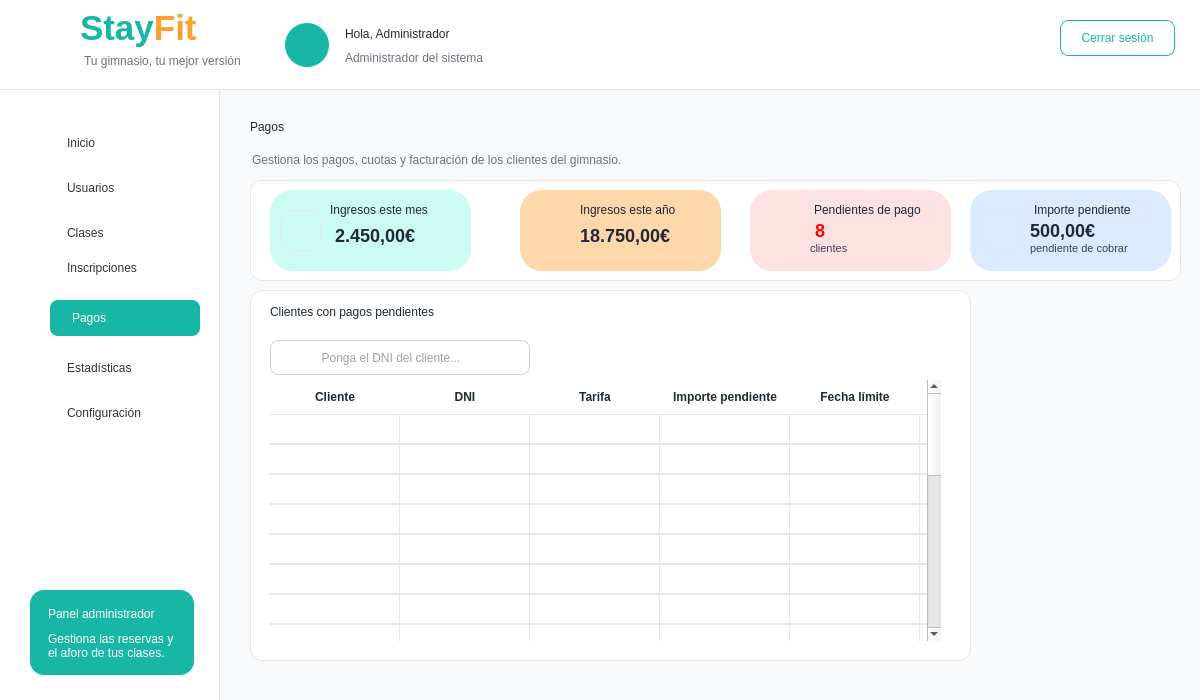
<?xml version="1.0" encoding="UTF-8"?>
<ui version="4.0">
 <class>MainWindow</class>
 <widget class="QMainWindow" name="MainWindow">
  <property name="geometry">
   <rect>
    <x>0</x>
    <y>0</y>
    <width>1200</width>
    <height>700</height>
   </rect>
  </property>
  <property name="windowTitle">
   <string>StayFit - Inscripciones Administrador</string>
  </property>
  <property name="styleSheet">
   <string notr="true">
QMainWindow { background-color: #F7F9FA; }
QLabel { background: transparent; color: #1F2937; font-family: &quot;Segoe UI&quot;; }
QPushButton { font-family: &quot;Segoe UI&quot;; }
QFrame#frameHeader { background-color: white; border-bottom: 1px solid #E5E7EB; }
QFrame#frameMenu { background-color: white; border-right: 1px solid #E5E7EB; }
QFrame#frameContenido { background-color: #F7F9FA; border: none; }
QFrame#cardTabla, QFrame#cardResumen, QFrame#cardPendientes, QFrame#cardAcciones, QFrame#cardSigue { background-color: white; border: 1px solid #E6E6E6; border-radius: 12px; }
QPushButton#btnInscripciones { background-color: #18B7A5; color: white; border-radius: 8px; text-align: left; padding-left: 22px; font: bold 11pt &quot;Segoe UI&quot;; }
QPushButton#btnInicio, QPushButton#btnUsuarios, QPushButton#btnClases, QPushButton#btnPagos, QPushButton#btnEstadisticas, QPushButton#btnConfiguracion, QPushButton#btnReportes, QPushButton#btnAyuda { background-color: transparent; color: #333333; border: none; text-align: left; padding-left: 22px; font: 11pt &quot;Segoe UI&quot;; }
QPushButton#btnInicio:hover, QPushButton#btnUsuarios:hover, QPushButton#btnClases:hover, QPushButton#btnPagos:hover, QPushButton#btnEstadisticas:hover, QPushButton#btnConfiguracion:hover, QPushButton#btnReportes:hover, QPushButton#btnAyuda:hover { background-color: #E6F7F5; border-radius: 8px; }
QPushButton#btnCerrarSesion { background-color: white; color: #18B7A5; border: 1px solid #18B7A5; border-radius: 8px; font: bold 10pt &quot;Segoe UI&quot;; }
QPushButton#btnNuevaInscripcion { background-color: #18B7A5; color: white; border: none; border-radius: 8px; font: bold 9pt &quot;Segoe UI&quot;; }
QPushButton[class=&quot;btnAccion&quot;] { background-color: white; color: #374151; border: 1px solid #E5E7EB; border-radius: 8px; font: 9pt &quot;Segoe UI&quot;; text-align:left; padding-left: 14px; }
QPushButton[class=&quot;btnPaginacion&quot;] { background-color: white; color: #374151; border: 1px solid #E5E7EB; border-radius: 7px; font: 9pt &quot;Segoe UI&quot;; }
QPushButton#btnPaginaActual { background-color: #18B7A5; color: white; border: none; border-radius: 7px; font: bold 9pt &quot;Segoe UI&quot;; }
QLineEdit { background-color: white; border: 1px solid #D9DEE7; border-radius: 8px; padding-left: 12px; font: 9pt &quot;Segoe UI&quot;; color: #374151; }
QComboBox { background-color: white; border: 1px solid #D9DEE7; border-radius: 8px; padding-left: 10px; font: 9pt &quot;Segoe UI&quot;; color: #6B7280; }
QTableWidget { background-color: white; border: none; gridline-color: #E6E6E6; font: 9pt &quot;Segoe UI&quot;; color: #374151; }
QHeaderView::section { background-color: white; color: #1F2937; font: bold 9pt &quot;Segoe UI&quot;; border: none; border-bottom: 1px solid #E6E6E6; padding: 8px; }
   </string>
  </property>
  <widget class="QWidget" name="centralwidget">
   <widget class="QFrame" name="frameHeader">
    <property name="geometry">
     <rect>
      <x>0</x>
      <y>0</y>
      <width>1200</width>
      <height>90</height>
     </rect>
    </property>
    <widget class="QLabel" name="lblLogoIcono">
     <property name="geometry">
      <rect>
       <x>18</x>
       <y>10</y>
       <width>65</width>
       <height>65</height>
      </rect>
     </property>
     <property name="text">
      <string/>
     </property>
     <property name="pixmap">
      <pixmap>../imagenes/logo_stayfit.png</pixmap>
     </property>
     <property name="scaledContents">
      <bool>true</bool>
     </property>
    </widget>
    <widget class="QLabel" name="labelStayFitHeader">
     <property name="geometry">
      <rect>
       <x>80</x>
       <y>8</y>
       <width>170</width>
       <height>40</height>
      </rect>
     </property>
     <property name="text">
      <string>&lt;html&gt;&lt;body&gt;&lt;span style=&quot;font-size:26pt; font-weight:700; color:#18B7A5;&quot;&gt;Stay&lt;/span&gt;&lt;span style=&quot;font-size:26pt; font-weight:700; color:#FF9F2E;&quot;&gt;Fit&lt;/span&gt;&lt;/body&gt;&lt;/html&gt;</string>
     </property>
    </widget>
    <widget class="QLabel" name="labelSubtituloHeader">
     <property name="geometry">
      <rect>
       <x>84</x>
       <y>52</y>
       <width>180</width>
       <height>18</height>
      </rect>
     </property>
     <property name="styleSheet">
      <string notr="true">color:#6B7280; font:9pt &quot;Segoe UI&quot;;</string>
     </property>
     <property name="text">
      <string>Tu gimnasio, tu mejor versión</string>
     </property>
    </widget>
    <widget class="QLabel" name="lblAvatarAdmin">
     <property name="geometry">
      <rect>
       <x>285</x>
       <y>23</y>
       <width>44</width>
       <height>44</height>
      </rect>
     </property>
     <property name="styleSheet">
      <string notr="true">background-color:#18B7A5; color:white; border-radius:22px;</string>
     </property>
     <property name="text">
      <string/>
     </property>
     <property name="pixmap">
      <pixmap>../imagenes/usuario.png</pixmap>
     </property>
     <property name="scaledContents">
      <bool>true</bool>
     </property>
    </widget>
    <widget class="QLabel" name="lblNombreAdmin">
     <property name="geometry">
      <rect>
       <x>345</x>
       <y>22</y>
       <width>300</width>
       <height>24</height>
      </rect>
     </property>
     <property name="styleSheet">
      <string notr="true">font:bold 13pt &quot;Segoe UI&quot;; color:#1F2937;</string>
     </property>
     <property name="text">
      <string>Hola, Administrador</string>
     </property>
    </widget>
    <widget class="QLabel" name="lblRolAdmin">
     <property name="geometry">
      <rect>
       <x>345</x>
       <y>48</y>
       <width>250</width>
       <height>20</height>
      </rect>
     </property>
     <property name="styleSheet">
      <string notr="true">font:10pt &quot;Segoe UI&quot;; color:#6B7280;</string>
     </property>
     <property name="text">
      <string>Administrador del sistema</string>
     </property>
    </widget>
    <widget class="QPushButton" name="btnCerrarSesion">
     <property name="geometry">
      <rect>
       <x>1060</x>
       <y>20</y>
       <width>115</width>
       <height>36</height>
      </rect>
     </property>
     <property name="text">
      <string>Cerrar sesión</string>
     </property>
    </widget>
   </widget>
   <widget class="QFrame" name="frameMenu">
    <property name="geometry">
     <rect>
      <x>0</x>
      <y>90</y>
      <width>220</width>
      <height>610</height>
     </rect>
    </property>
    <widget class="QPushButton" name="btnInicio">
     <property name="geometry">
      <rect>
       <x>45</x>
       <y>35</y>
       <width>150</width>
       <height>36</height>
      </rect>
     </property>
     <property name="text">
      <string>Inicio</string>
     </property>
    </widget>
    <widget class="QPushButton" name="btnUsuarios">
     <property name="geometry">
      <rect>
       <x>45</x>
       <y>80</y>
       <width>150</width>
       <height>36</height>
      </rect>
     </property>
     <property name="text">
      <string>Usuarios</string>
     </property>
    </widget>
    <widget class="QPushButton" name="btnClases">
     <property name="geometry">
      <rect>
       <x>45</x>
       <y>125</y>
       <width>150</width>
       <height>36</height>
      </rect>
     </property>
     <property name="text">
      <string>Clases</string>
     </property>
    </widget>
    <widget class="QPushButton" name="btnInscripciones">
     <property name="geometry">
      <rect>
       <x>50</x>
       <y>210</y>
       <width>150</width>
       <height>36</height>
      </rect>
     </property>
     <property name="text">
      <string>Pagos</string>
     </property>
    </widget>
    <widget class="QPushButton" name="btnPagos">
     <property name="geometry">
      <rect>
       <x>45</x>
       <y>160</y>
       <width>150</width>
       <height>36</height>
      </rect>
     </property>
     <property name="text">
      <string>Inscripciones</string>
     </property>
    </widget>
    <widget class="QPushButton" name="btnEstadisticas">
     <property name="geometry">
      <rect>
       <x>45</x>
       <y>260</y>
       <width>150</width>
       <height>36</height>
      </rect>
     </property>
     <property name="text">
      <string>Estadísticas</string>
     </property>
    </widget>
    <widget class="QPushButton" name="btnConfiguracion">
     <property name="geometry">
      <rect>
       <x>45</x>
       <y>305</y>
       <width>150</width>
       <height>36</height>
      </rect>
     </property>
     <property name="text">
      <string>Configuración</string>
     </property>
    </widget>
    <widget class="QFrame" name="cardSigue">
     <property name="geometry">
      <rect>
       <x>30</x>
       <y>500</y>
       <width>164</width>
       <height>85</height>
      </rect>
     </property>
     <property name="styleSheet">
      <string notr="true">QFrame#cardSigue { background-color:#18B7A5; border-radius:14px; border:none; }</string>
     </property>
     <widget class="QLabel" name="lblSigue">
      <property name="geometry">
       <rect>
        <x>18</x>
        <y>12</y>
        <width>130</width>
        <height>24</height>
       </rect>
      </property>
      <property name="styleSheet">
       <string notr="true">color:white; font:bold 10pt &quot;Segoe UI&quot;;</string>
      </property>
      <property name="text">
       <string>Panel administrador</string>
      </property>
     </widget>
     <widget class="QLabel" name="lblSigueTexto">
      <property name="geometry">
       <rect>
        <x>18</x>
        <y>36</y>
        <width>130</width>
        <height>40</height>
       </rect>
      </property>
      <property name="styleSheet">
       <string notr="true">color:white; font:8pt &quot;Segoe UI&quot;;</string>
      </property>
      <property name="text">
       <string>Gestiona las reservas y el aforo de tus clases.</string>
      </property>
      <property name="wordWrap">
       <bool>true</bool>
      </property>
     </widget>
    </widget>
    <widget class="QLabel" name="icoInicio">
     <property name="geometry">
      <rect>
       <x>20</x>
       <y>40</y>
       <width>22</width>
       <height>22</height>
      </rect>
     </property>
     <property name="pixmap">
      <pixmap>../imagenes/casa_inicio.png</pixmap>
     </property>
     <property name="scaledContents">
      <bool>true</bool>
     </property>
    </widget>
    <widget class="QLabel" name="icoUsuarios">
     <property name="geometry">
      <rect>
       <x>20</x>
       <y>85</y>
       <width>22</width>
       <height>22</height>
      </rect>
     </property>
     <property name="pixmap">
      <pixmap>../imagenes/usuarios.png</pixmap>
     </property>
     <property name="scaledContents">
      <bool>true</bool>
     </property>
    </widget>
    <widget class="QLabel" name="icoClases">
     <property name="geometry">
      <rect>
       <x>20</x>
       <y>130</y>
       <width>22</width>
       <height>22</height>
      </rect>
     </property>
     <property name="pixmap">
      <pixmap>../imagenes/calendario.png</pixmap>
     </property>
     <property name="scaledContents">
      <bool>true</bool>
     </property>
    </widget>
    <widget class="QLabel" name="icoInscripciones">
     <property name="geometry">
      <rect>
       <x>20</x>
       <y>170</y>
       <width>22</width>
       <height>22</height>
      </rect>
     </property>
     <property name="pixmap">
      <pixmap>../imagenes/inscripcion.png</pixmap>
     </property>
     <property name="scaledContents">
      <bool>true</bool>
     </property>
    </widget>
    <widget class="QLabel" name="icoPagos">
     <property name="geometry">
      <rect>
       <x>20</x>
       <y>220</y>
       <width>22</width>
       <height>22</height>
      </rect>
     </property>
     <property name="pixmap">
      <pixmap>../imagenes/pagos.png</pixmap>
     </property>
     <property name="scaledContents">
      <bool>true</bool>
     </property>
    </widget>
    <widget class="QLabel" name="icoEst">
     <property name="geometry">
      <rect>
       <x>20</x>
       <y>265</y>
       <width>22</width>
       <height>22</height>
      </rect>
     </property>
     <property name="pixmap">
      <pixmap>../imagenes/grafico-de-barras.png</pixmap>
     </property>
     <property name="scaledContents">
      <bool>true</bool>
     </property>
    </widget>
    <widget class="QLabel" name="icoConfig">
     <property name="geometry">
      <rect>
       <x>20</x>
       <y>310</y>
       <width>22</width>
       <height>22</height>
      </rect>
     </property>
     <property name="styleSheet">
      <string notr="true">font:15pt &quot;Segoe UI Emoji&quot;;</string>
     </property>
     <property name="text">
      <string/>
     </property>
     <property name="pixmap">
      <pixmap>../imagenes/ajuste.png</pixmap>
     </property>
     <property name="scaledContents">
      <bool>true</bool>
     </property>
    </widget>
   </widget>
   <widget class="QFrame" name="frameContenido">
    <property name="geometry">
     <rect>
      <x>220</x>
      <y>90</y>
      <width>980</width>
      <height>610</height>
     </rect>
    </property>
    <widget class="QLabel" name="lblTitulo">
     <property name="geometry">
      <rect>
       <x>30</x>
       <y>20</y>
       <width>260</width>
       <height>34</height>
      </rect>
     </property>
     <property name="styleSheet">
      <string notr="true">font:bold 20pt &quot;Segoe UI&quot;; color:#1F2937;</string>
     </property>
     <property name="text">
      <string>Pagos</string>
     </property>
    </widget>
    <widget class="QLabel" name="lblSubtitulo">
     <property name="geometry">
      <rect>
       <x>32</x>
       <y>60</y>
       <width>520</width>
       <height>20</height>
      </rect>
     </property>
     <property name="styleSheet">
      <string notr="true">font:9pt &quot;Segoe UI&quot;; color:#6B7280;</string>
     </property>
     <property name="text">
      <string>Gestiona los pagos, cuotas y facturación de los clientes del gimnasio.</string>
     </property>
    </widget>
    <widget class="QLabel" name="fondoOla">
     <property name="geometry">
      <rect>
       <x>0</x>
       <y>0</y>
       <width>990</width>
       <height>620</height>
      </rect>
     </property>
     <property name="text">
      <string/>
     </property>
     <property name="pixmap">
      <pixmap>src/vista/imagenes/reborde_ola.png</pixmap>
     </property>
     <property name="scaledContents">
      <bool>true</bool>
     </property>
    </widget>
    <widget class="QLabel" name="label">
     <property name="geometry">
      <rect>
       <x>0</x>
       <y>0</y>
       <width>991</width>
       <height>621</height>
      </rect>
     </property>
     <property name="text">
      <string/>
     </property>
     <property name="pixmap">
      <pixmap>src/vista/imagenes/reborde_ola.png</pixmap>
     </property>
     <property name="scaledContents">
      <bool>true</bool>
     </property>
    </widget>
    <widget class="QFrame" name="frame_4">
     <property name="geometry">
      <rect>
       <x>30</x>
       <y>90</y>
       <width>931</width>
       <height>101</height>
      </rect>
     </property>
     <property name="styleSheet">
      <string notr="true">QFrame {
    background-color: white;
    border: 1px solid #E5E7EB;
    border-radius: 12px;
}</string>
     </property>
     <property name="frameShape">
      <enum>QFrame::StyledPanel</enum>
     </property>
     <property name="frameShadow">
      <enum>QFrame::Raised</enum>
     </property>
     <widget class="QFrame" name="Clasesolicitada">
      <property name="geometry">
       <rect>
        <x>20</x>
        <y>10</y>
        <width>201</width>
        <height>81</height>
       </rect>
      </property>
      <property name="styleSheet">
       <string notr="true">#Clasesolicitada{
   background-color: #CCFBF1;
    border-radius: 22px;
    border: none;
    color: #00BFA6;
    font-size: 22px;
    font-weight: bold;
}</string>
      </property>
      <property name="frameShape">
       <enum>QFrame::StyledPanel</enum>
      </property>
      <property name="frameShadow">
       <enum>QFrame::Raised</enum>
      </property>
      <widget class="QLabel" name="label_4">
       <property name="geometry">
        <rect>
         <x>65</x>
         <y>30</y>
         <width>101</width>
         <height>31</height>
        </rect>
       </property>
       <property name="styleSheet">
        <string notr="true">QLabel {
    background: transparent;
    border: none;
    color: #1F2937;
    font-size: 18px;
    font-weight: bold;
}</string>
       </property>
       <property name="text">
        <string>2.450,00€</string>
       </property>
      </widget>
      <widget class="QLabel" name="icoPagos_2">
       <property name="geometry">
        <rect>
         <x>10</x>
         <y>20</y>
         <width>41</width>
         <height>41</height>
        </rect>
       </property>
       <property name="styleSheet">
        <string notr="true">background:transparent</string>
       </property>
       <property name="pixmap">
        <pixmap>../imagenes/pagos.png</pixmap>
       </property>
       <property name="scaledContents">
        <bool>true</bool>
       </property>
      </widget>
      <widget class="QLabel" name="lblTituloproxclase_2">
       <property name="geometry">
        <rect>
         <x>60</x>
         <y>10</y>
         <width>111</width>
         <height>20</height>
        </rect>
       </property>
       <property name="styleSheet">
        <string notr="true">font:bold 9pt &quot;Segoe UI&quot;;background:transparent; border: None</string>
       </property>
       <property name="text">
        <string>Ingresos este mes</string>
       </property>
      </widget>
     </widget>
     <widget class="QFrame" name="OcupMedia">
      <property name="geometry">
       <rect>
        <x>720</x>
        <y>10</y>
        <width>201</width>
        <height>81</height>
       </rect>
      </property>
      <property name="styleSheet">
       <string notr="true">#OcupMedia {
    background-color: #DBEAFE;
    border-radius: 22px;
    border: none;
    color: #2563EB;
    font-size: 22px;
    font-weight: bold;
}</string>
      </property>
      <property name="frameShape">
       <enum>QFrame::StyledPanel</enum>
      </property>
      <property name="frameShadow">
       <enum>QFrame::Raised</enum>
      </property>
      <widget class="QLabel" name="label_16">
       <property name="geometry">
        <rect>
         <x>60</x>
         <y>50</y>
         <width>111</width>
         <height>16</height>
        </rect>
       </property>
       <property name="styleSheet">
        <string notr="true">QLabel {
    background: transparent;
    border: none;
    color: #374151;
    font-size: 11px;
}</string>
       </property>
       <property name="text">
        <string>pendiente de cobrar</string>
       </property>
      </widget>
      <widget class="QLabel" name="icoPagos_4">
       <property name="geometry">
        <rect>
         <x>10</x>
         <y>20</y>
         <width>41</width>
         <height>41</height>
        </rect>
       </property>
       <property name="styleSheet">
        <string notr="true">background:transparent</string>
       </property>
       <property name="pixmap">
        <pixmap>../imagenes/euro.png</pixmap>
       </property>
       <property name="scaledContents">
        <bool>true</bool>
       </property>
      </widget>
      <widget class="QLabel" name="label_5">
       <property name="geometry">
        <rect>
         <x>60</x>
         <y>25</y>
         <width>101</width>
         <height>31</height>
        </rect>
       </property>
       <property name="styleSheet">
        <string notr="true">QLabel {
    background: transparent;
    border: none;
    color: #1F2937;
    font-size: 18px;
    font-weight: bold;
}</string>
       </property>
       <property name="text">
        <string>500,00€</string>
       </property>
      </widget>
      <widget class="QLabel" name="lblTituloproxclase_5">
       <property name="geometry">
        <rect>
         <x>60</x>
         <y>10</y>
         <width>121</width>
         <height>20</height>
        </rect>
       </property>
       <property name="styleSheet">
        <string notr="true">font:bold 9pt &quot;Segoe UI&quot;;background:transparent</string>
       </property>
       <property name="text">
        <string>Importe pendiente</string>
       </property>
      </widget>
     </widget>
     <widget class="QFrame" name="ClaseMenosSoli">
      <property name="geometry">
       <rect>
        <x>270</x>
        <y>10</y>
        <width>201</width>
        <height>81</height>
       </rect>
      </property>
      <property name="styleSheet">
       <string notr="true">#ClaseMenosSoli{
    background-color: #FED7AA;
    border-radius: 22px;
    border: none;
    color: #F97316;
    font-size: 22px;
    font-weight: bold;
}</string>
      </property>
      <property name="frameShape">
       <enum>QFrame::StyledPanel</enum>
      </property>
      <property name="frameShadow">
       <enum>QFrame::Raised</enum>
      </property>
      <widget class="QLabel" name="label_8">
       <property name="geometry">
        <rect>
         <x>60</x>
         <y>35</y>
         <width>131</width>
         <height>21</height>
        </rect>
       </property>
       <property name="styleSheet">
        <string notr="true">QLabel {
    background: transparent;
    border: none;
    color: #1F2937;
    font-size: 18px;
    font-weight: bold;
}</string>
       </property>
       <property name="text">
        <string>18.750,00€</string>
       </property>
      </widget>
      <widget class="QLabel" name="icoPagos_3">
       <property name="geometry">
        <rect>
         <x>10</x>
         <y>20</y>
         <width>41</width>
         <height>41</height>
        </rect>
       </property>
       <property name="styleSheet">
        <string notr="true">background:transparent; border: None</string>
       </property>
       <property name="pixmap">
        <pixmap>../imagenes/tabla-de-ingresos.png</pixmap>
       </property>
       <property name="scaledContents">
        <bool>true</bool>
       </property>
      </widget>
      <widget class="QLabel" name="lblTituloproxclase_3">
       <property name="geometry">
        <rect>
         <x>60</x>
         <y>10</y>
         <width>111</width>
         <height>20</height>
        </rect>
       </property>
       <property name="styleSheet">
        <string notr="true">font:bold 9pt &quot;Segoe UI&quot;;background:transparent; border: None</string>
       </property>
       <property name="text">
        <string>Ingresos este año</string>
       </property>
      </widget>
     </widget>
     <widget class="QFrame" name="InsCanceladas">
      <property name="geometry">
       <rect>
        <x>500</x>
        <y>10</y>
        <width>201</width>
        <height>81</height>
       </rect>
      </property>
      <property name="styleSheet">
       <string notr="true">#InsCanceladas{
   background-color: #FEE2E2;
    border-radius: 22px;
    border: none;
    color: #EF4444;
    font-size: 22px;
    font-weight: bold;
}</string>
      </property>
      <property name="frameShape">
       <enum>QFrame::StyledPanel</enum>
      </property>
      <property name="frameShadow">
       <enum>QFrame::Raised</enum>
      </property>
      <widget class="QLabel" name="label_13">
       <property name="geometry">
        <rect>
         <x>65</x>
         <y>30</y>
         <width>21</width>
         <height>21</height>
        </rect>
       </property>
       <property name="styleSheet">
        <string notr="true">QLabel {
    background: transparent;
    border: none;
    color: rgb(255, 0, 0);
    font-size: 18px;
    font-weight: bold;
}</string>
       </property>
       <property name="text">
        <string>8</string>
       </property>
      </widget>
      <widget class="QLabel" name="label_12">
       <property name="geometry">
        <rect>
         <x>60</x>
         <y>50</y>
         <width>101</width>
         <height>16</height>
        </rect>
       </property>
       <property name="styleSheet">
        <string notr="true">QLabel {
    background: transparent;
    border: none;
    color: #374151;
    font-size: 11px;
}</string>
       </property>
       <property name="text">
        <string>clientes</string>
       </property>
      </widget>
      <widget class="QLabel" name="lblTituloproxclase_4">
       <property name="geometry">
        <rect>
         <x>60</x>
         <y>10</y>
         <width>121</width>
         <height>20</height>
        </rect>
       </property>
       <property name="styleSheet">
        <string notr="true">font:bold 9pt &quot;Segoe UI&quot;;background:transparent</string>
       </property>
       <property name="text">
        <string>Pendientes de pago</string>
       </property>
      </widget>
      <widget class="QLabel" name="icoPagos_5">
       <property name="geometry">
        <rect>
         <x>10</x>
         <y>20</y>
         <width>41</width>
         <height>41</height>
        </rect>
       </property>
       <property name="styleSheet">
        <string notr="true">background:transparent; border: None</string>
       </property>
       <property name="pixmap">
        <pixmap>../imagenes/cancelar.png</pixmap>
       </property>
       <property name="scaledContents">
        <bool>true</bool>
       </property>
      </widget>
     </widget>
    </widget>
    <widget class="QFrame" name="cardTabla">
     <property name="geometry">
      <rect>
       <x>30</x>
       <y>200</y>
       <width>721</width>
       <height>371</height>
      </rect>
     </property>
     <widget class="QLabel" name="lblTituloTabla">
      <property name="geometry">
       <rect>
        <x>20</x>
        <y>10</y>
        <width>220</width>
        <height>24</height>
       </rect>
      </property>
      <property name="styleSheet">
       <string notr="true">font:bold 11pt &quot;Segoe UI&quot;;</string>
      </property>
      <property name="text">
       <string>Clientes con pagos pendientes</string>
      </property>
     </widget>
     <widget class="QTableWidget" name="tablaPagoAdmin">
      <property name="geometry">
       <rect>
        <x>20</x>
        <y>90</y>
        <width>671</width>
        <height>261</height>
       </rect>
      </property>
      <property name="styleSheet">
       <string notr="true">QTableWidget {
    background-color: white;
    border: none;
    gridline-color: #E5E7EB;
    color: #1F2937;
    font-size: 12px;
}

QHeaderView::section {
    background-color: white;
    color: #1F2937;
    font-weight: bold;
    border: none;
    border-bottom: 1px solid #E5E7EB;
    padding: 8px;
}

QTableWidget::item {
    padding: 8px;
    border-bottom: 1px solid #E5E7EB;
}

QTableWidget::item:selected {
    background-color: #E6F7F4;
    color: #1F2937;
}</string>
      </property>
      <property name="horizontalScrollBarPolicy">
       <enum>Qt::ScrollBarAlwaysOff</enum>
      </property>
      <property name="rowCount">
       <number>20</number>
      </property>
      <property name="columnCount">
       <number>6</number>
      </property>
      <attribute name="horizontalHeaderDefaultSectionSize">
       <number>130</number>
      </attribute>
      <attribute name="horizontalHeaderStretchLastSection">
       <bool>true</bool>
      </attribute>
      <attribute name="verticalHeaderVisible">
       <bool>false</bool>
      </attribute>
      <row/>
      <row/>
      <row/>
      <row/>
      <row/>
      <row/>
      <row/>
      <row/>
      <row/>
      <row/>
      <row/>
      <row/>
      <row/>
      <row/>
      <row/>
      <row/>
      <row/>
      <row/>
      <row/>
      <row/>
      <column>
       <property name="text">
        <string>Cliente</string>
       </property>
      </column>
      <column>
       <property name="text">
        <string>DNI</string>
       </property>
      </column>
      <column>
       <property name="text">
        <string>Tarifa</string>
       </property>
      </column>
      <column>
       <property name="text">
        <string>Importe pendiente</string>
       </property>
      </column>
      <column>
       <property name="text">
        <string>Fecha límite</string>
       </property>
      </column>
      <column>
       <property name="text">
        <string>Estado</string>
       </property>
      </column>
      <item row="0" column="0">
       <property name="text">
        <string/>
       </property>
      </item>
      <item row="0" column="2">
       <property name="text">
        <string/>
       </property>
      </item>
      <item row="0" column="3">
       <property name="text">
        <string/>
       </property>
      </item>
      <item row="0" column="4">
       <property name="text">
        <string/>
       </property>
      </item>
      <item row="0" column="5">
       <property name="text">
        <string/>
       </property>
      </item>
     </widget>
     <widget class="QLineEdit" name="txtBuscarDNI">
      <property name="geometry">
       <rect>
        <x>20</x>
        <y>50</y>
        <width>260</width>
        <height>35</height>
       </rect>
      </property>
      <property name="styleSheet">
       <string notr="true">QLineEdit {
    background-color: white;
    border: 1px solid #D1D5DB;
    border-radius: 8px;
    padding-left: 12px;
    color: #374151;
    font-size: 12px;
}

QLineEdit:focus {
    border: 1px solid #00BFA6;
}</string>
      </property>
      <property name="placeholderText">
       <string>           Ponga el DNI del cliente...</string>
      </property>
     </widget>
    </widget>
    <zorder>label</zorder>
    <zorder>fondoOla</zorder>
    <zorder>lblTitulo</zorder>
    <zorder>lblSubtitulo</zorder>
    <zorder>frame_4</zorder>
    <zorder>cardTabla</zorder>
   </widget>
  </widget>
 </widget>
 <resources>
  <include location="../imagenes/recursos.qrc"/>
 </resources>
 <connections/>
</ui>
